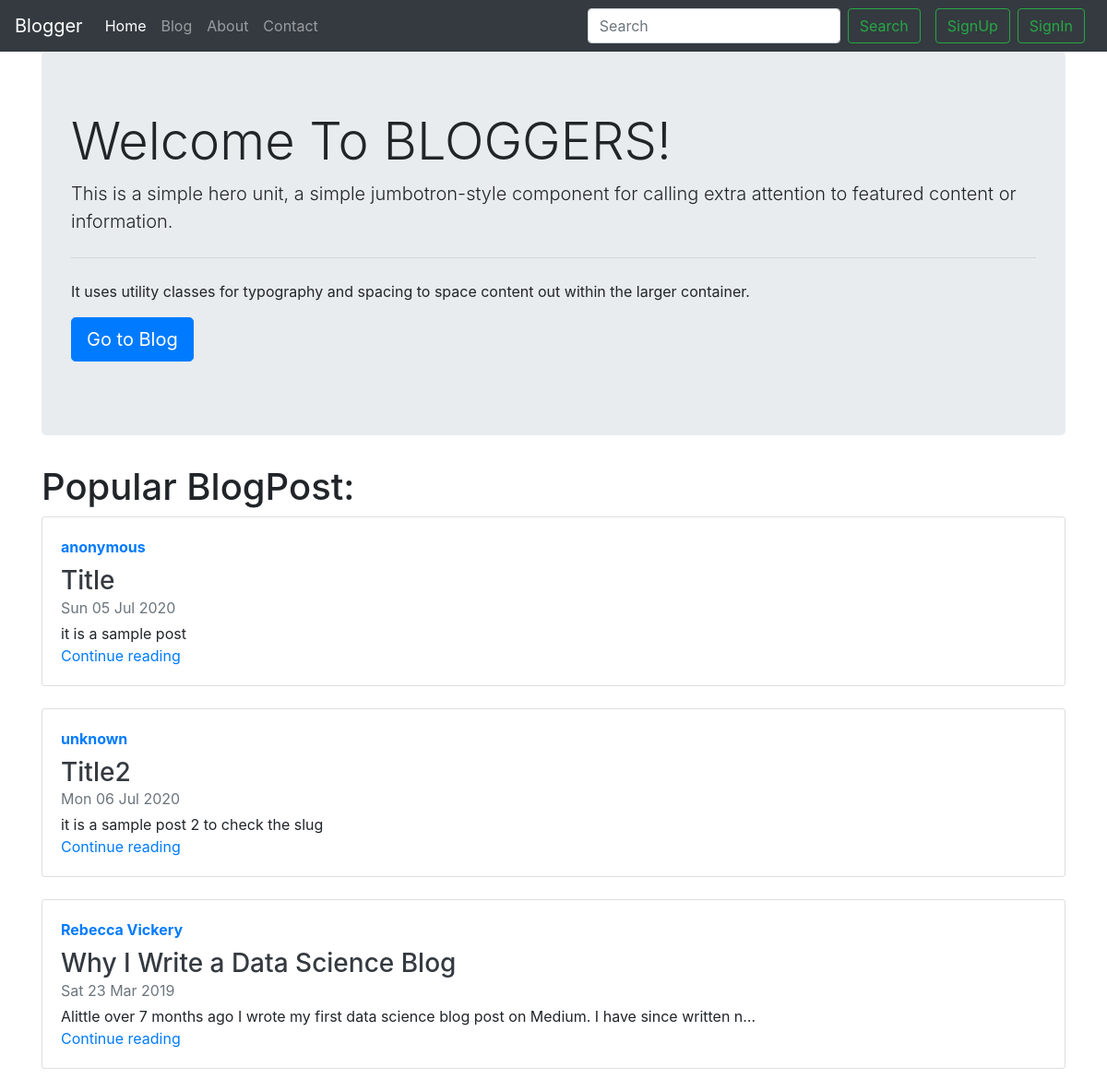
The app's page /, older data.
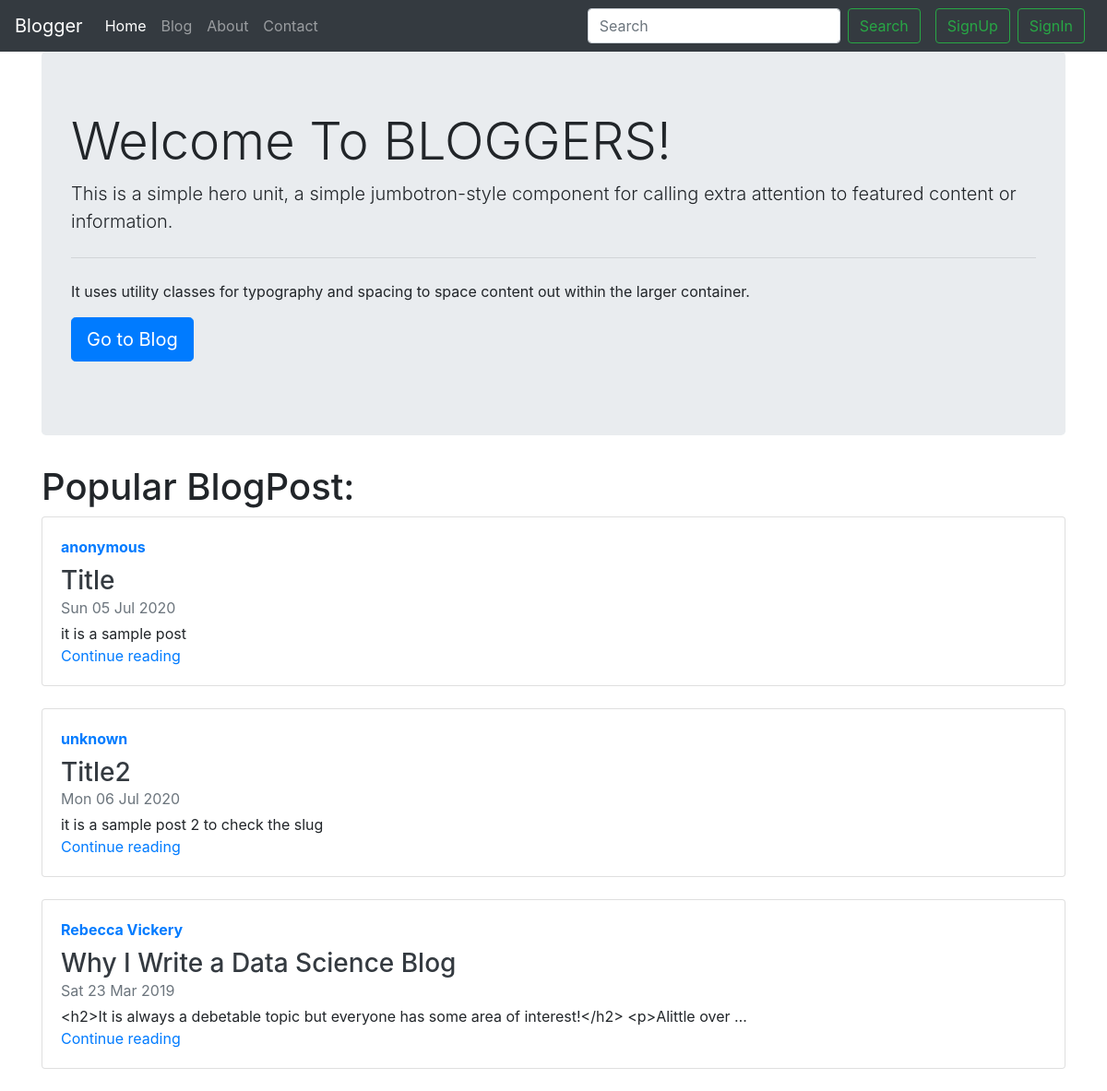
The same page, newer data.
### blog/models.py (models this page shows)
class Post(models.Model):
    sno = models.AutoField(primary_key=True)
    title = models.CharField(max_length=250)
    content = models.TextField()
    author = models.CharField(max_length=20)
    slug = models.CharField(max_length=130, default='Anonymous')
    timeStamp = models.DateTimeField(blank=True)
    def __str__(self):
        return 'by: '+self.author

### home/views.py (the view)
# urls.py: 2. Add a URL to urlpatterns:  path('', views.home, name='home')
def home(request):
    allPosts = Post.objects.all()
    print(allPosts)
    context = {'allPosts': allPosts}
    return render(request, 'home/home.html', context)

### templates/home/home.html (shortened to what this page needs)
{% extends 'base.html'%}
{% block homeactive %}
active
{% endblock homeactive %}
{% block body %}
<div class="container">
    <div class="row">
        <div class="col">
            <div class="jumbotron">
                <h1 class="display-4">Welcome To BLOGGERS!</h1>
                <p class="lead">This is a simple hero unit, a simple jumbotron-style component for calling extra
                    attention
                    to featured content or information.</p>
                <hr class="my-4">
                <p>It uses utility classes for typography and spacing to space content out within the larger container.
                </p>
                <p class="lead">
                    <a class="btn btn-primary btn-lg" href="/blog" role="button">Go to Blog</a>
                </p>
            </div>
        </div>
    </div>
</div>
<div class="container">
    <div class="row">
        <div class="col">
            <h1>Popular BlogPost:</h1>
        </div>
    </div>
    {% for post in allPosts  %}
    <div class="row">
        <div class="col">
            <div class="card flex-md-row mb-4 box-shadow h-md-250">
                <div class="card-body d-flex flex-column align-items-start">
                    <strong class="d-inline-block mb-2 text-primary">{{post.author}}</strong>
                    <h3 class="mb-0">
                        <a class="text-dark" href="#">{{post.title}}</a>
                    </h3>
                    <div class="mb-1 text-muted">{{post.timeStamp|date:"D d M Y"}}</div>
                    <p class="card-text mb-auto">{{post.content|truncatechars:100}}</p>
                    <a href="/blog/{{post.slug}}">Continue reading</a>
                </div>
            </div>
        </div>
    </div>
    {% endfor %}
</div>
{% endblock body %}

Row changes from the older to the newer data that the page shows:
changed Post "Why I Write a Data Science Blog": content "Alittle over 7 months ago I wrote my first data science blog post on Medium. I have since written n…" → "<h2>It is always a debetable topic but everyone has some area of interest!</h2> <p>Alittle over …"
